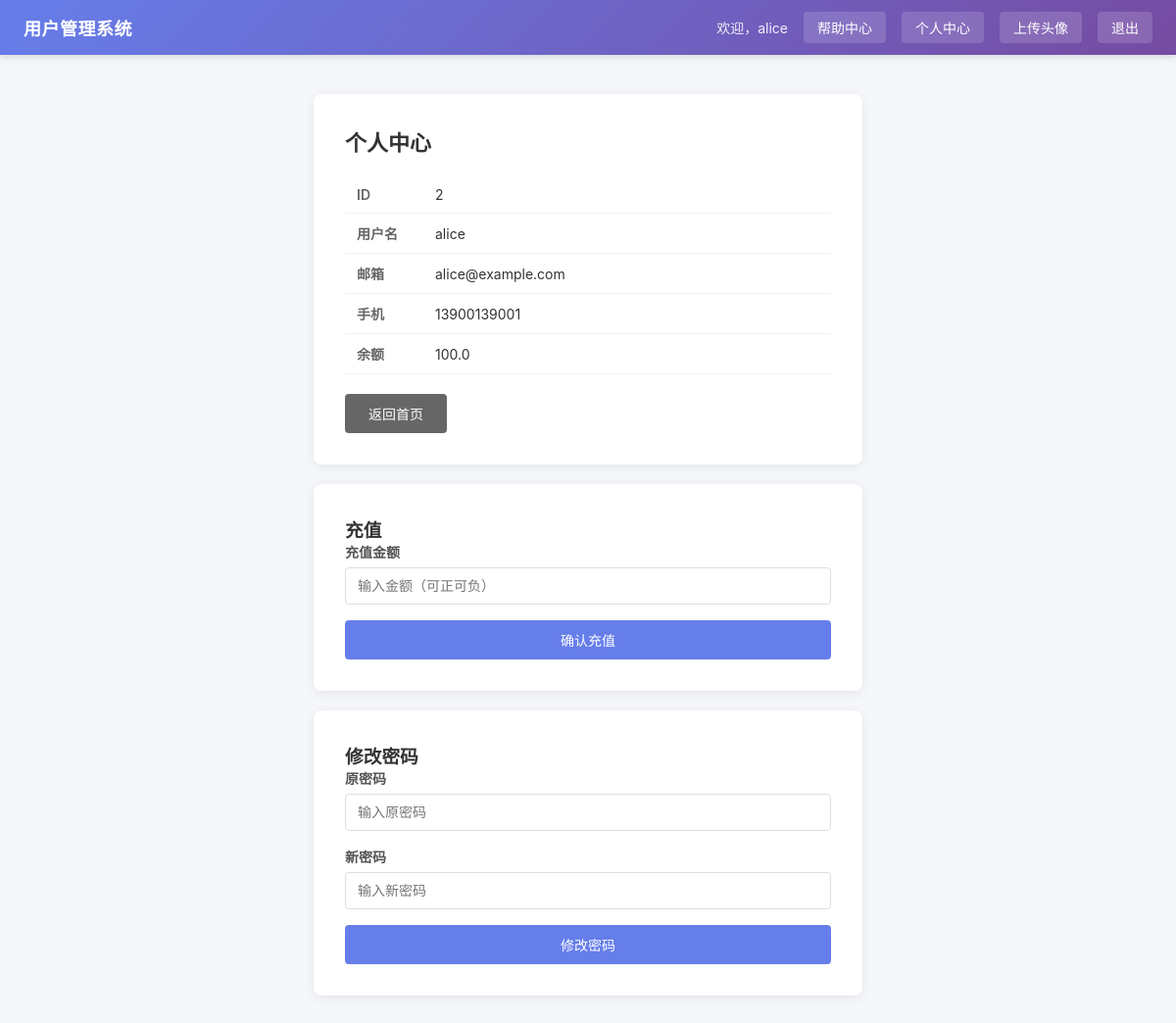
Screenshot of /profile (signed in) with the database file from the repository.
### tables this page shows
CREATE TABLE users (
            id INTEGER PRIMARY KEY AUTOINCREMENT,
            username TEXT UNIQUE NOT NULL,
            password TEXT NOT NULL,
            email TEXT,
            phone TEXT,
            balance REAL DEFAULT 100
        );

### app.py (the view)
@app.route("/profile")
def profile():
    if "username" not in session:
        return redirect("/login")
    db_path = os.path.join(os.path.dirname(__file__), "data", "users.db")
    conn = sqlite3.connect(db_path)
    c = conn.cursor()
    c.execute("SELECT id FROM users WHERE username = ?", (session["username"],))
    login_row = c.fetchone()
    if not login_row:
        conn.close()
        return redirect("/login")
    login_user_id = login_row[0]
    user_id = request.args.get("user_id")
    if not user_id:
        user_id = str(login_user_id)
    if int(user_id) != login_user_id:
        conn.close()
        return "无权查看其他用户的资料"
    sql = "SELECT id, username, email, phone, balance FROM users WHERE id = ?"
    c.execute(sql, (user_id,))
    row = c.fetchone()
    conn.close()
    if not row:
        return "用户不存在"
    user_info = {
        "id": row[0], "username": row[1],
        "email": row[2], "phone": row[3],
        "balance": row[4]
    }
    session["csrf_token"] = secrets.token_hex(16)
    return render_template("profile.html", user=user_info, csrf_token=session["csrf_token"])

### templates/profile.html (shortened to what this page needs)
{% extends "base.html" %}
{% block content %}
<div class="card">
    <h2>个人中心</h2>
    <table class="info-table">
        <tr><td>ID</td><td>{{ user.id }}</td></tr>
        <tr><td>用户名</td><td>{{ user.username }}</td></tr>
        <tr><td>邮箱</td><td>{{ user.email }}</td></tr>
        <tr><td>手机</td><td>{{ user.phone }}</td></tr>
        <tr><td>余额</td><td>{{ user.balance }}</td></tr>
    </table>
    <a href="/" class="btn" style="background:#666;">返回首页</a>
</div>
<div class="card">
    <h3>充值</h3>
    <form method="post" action="/recharge">
        <div class="form-group">
            <label for="amount">充值金额</label>
            <input type="number" id="amount" name="amount" step="0.01" placeholder="输入金额（可正可负）" required>
        </div>
        <button type="submit" class="btn btn-block">确认充值</button>
    </form>
</div>
<div class="card">
    <h3>修改密码</h3>
    <form method="post" action="/change-password">
        <div class="form-group">
            <label for="old_password">原密码</label>
            <input type="password" id="old_password" name="old_password" placeholder="输入原密码" required>
        </div>
        <div class="form-group">
            <label for="new_password">新密码</label>
            <input type="password" id="new_password" name="new_password" placeholder="输入新密码" required>
        </div>
        <button type="submit" class="btn btn-block">修改密码</button>
    </form>
</div>
{% endblock %}

### templates/base.html (shortened to what this page needs)
<!DOCTYPE html>
<html lang="zh-CN">
<head>
    <link rel="stylesheet" href="/static/css/style.css">
</head>
<body>
    <nav class="navbar">
        <div class="nav-brand">用户管理系统</div>
        <div class="nav-menu">
            {% if session.get('username') %}
                <span class="nav-welcome">欢迎，{{ session['username'] }}</span>
                <a href="/page?name=help" class="nav-link">帮助中心</a>
                <a href="/profile" class="nav-link">个人中心</a>
                <a href="/upload" class="nav-link">上传头像</a>
                <a href="/logout" class="nav-link">退出</a>
            {% else %}
                <a href="/login" class="nav-link">登录</a>
                <a href="/register" class="nav-link">注册</a>
            {% endif %}
        </div>
    </nav>
    <main class="container">
        {% block content %}{% endblock %}
    </main>
</body>
</html>

### static/css/style.css (style rules this page uses)
* { margin: 0; padding: 0; box-sizing: border-box; }
body { font-family: -apple-system, BlinkMacSystemFont, "Segoe UI", Roboto, "Helvetica Neue", Arial, sans-serif; background: #f5f7fa; min-height: 100vh; color: #333; }
.navbar { background: linear-gradient(135deg, #667eea 0%, #764ba2 100%); color: #fff; display: flex; justify-content: space-between; align-items: center; padding: 0 24px; height: 56px; box-shadow: 0 2px 8px rgba(0, 0, 0, 0.15); }
.nav-brand { font-size: 18px; font-weight: 700; letter-spacing: 0.5px; }
.nav-menu { display: flex; align-items: center; gap: 16px; }
.nav-welcome { font-size: 14px; opacity: 0.9; }
.nav-link { color: #fff; text-decoration: none; font-size: 14px; padding: 6px 14px; border-radius: 4px; background: rgba(255, 255, 255, 0.15); transition: background 0.2s; }
.container { max-width: 600px; margin: 40px auto; padding: 0 20px; }
.card { background: #fff; border-radius: 8px; box-shadow: 0 2px 12px rgba(0, 0, 0, 0.08); padding: 32px; margin-bottom: 20px; }
.card h2 { font-size: 22px; margin-bottom: 20px; color: #333; }
.info-table { width: 100%; border-collapse: collapse; margin-bottom: 20px; }
.info-table td { padding: 10px 12px; border-bottom: 1px solid #f0f0f0; font-size: 14px; }
.info-table td:first-child { font-weight: 600; color: #666; width: 80px; }
.form-group { margin-bottom: 16px; }
.form-group label { display: block; font-size: 14px; font-weight: 600; color: #555; margin-bottom: 6px; }
.form-group input { width: 100%; padding: 10px 12px; border: 1px solid #ddd; border-radius: 4px; font-size: 14px; outline: none; transition: border-color 0.2s; }
.btn { display: inline-block; padding: 10px 24px; background: #667eea; color: #fff; border: none; border-radius: 4px; font-size: 14px; cursor: pointer; text-decoration: none; transition: background 0.2s; }
.btn-block { width: 100%; }

### rows the page displays
users: username "alice", id "2", email "alice@example.com", phone "13900139001", balance "100.0"
